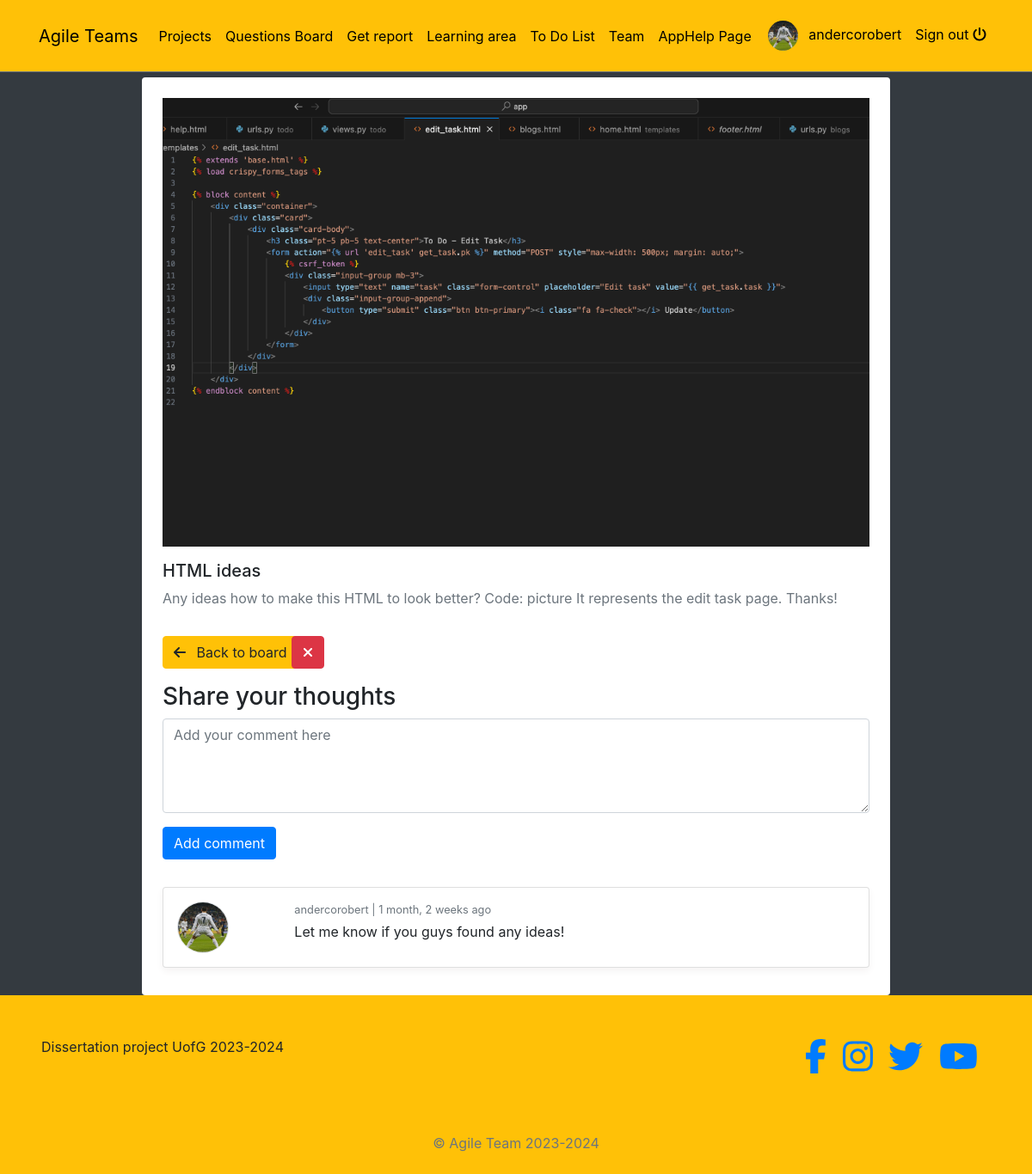
The app's page /posts/25/detail/ (signed in), older data.
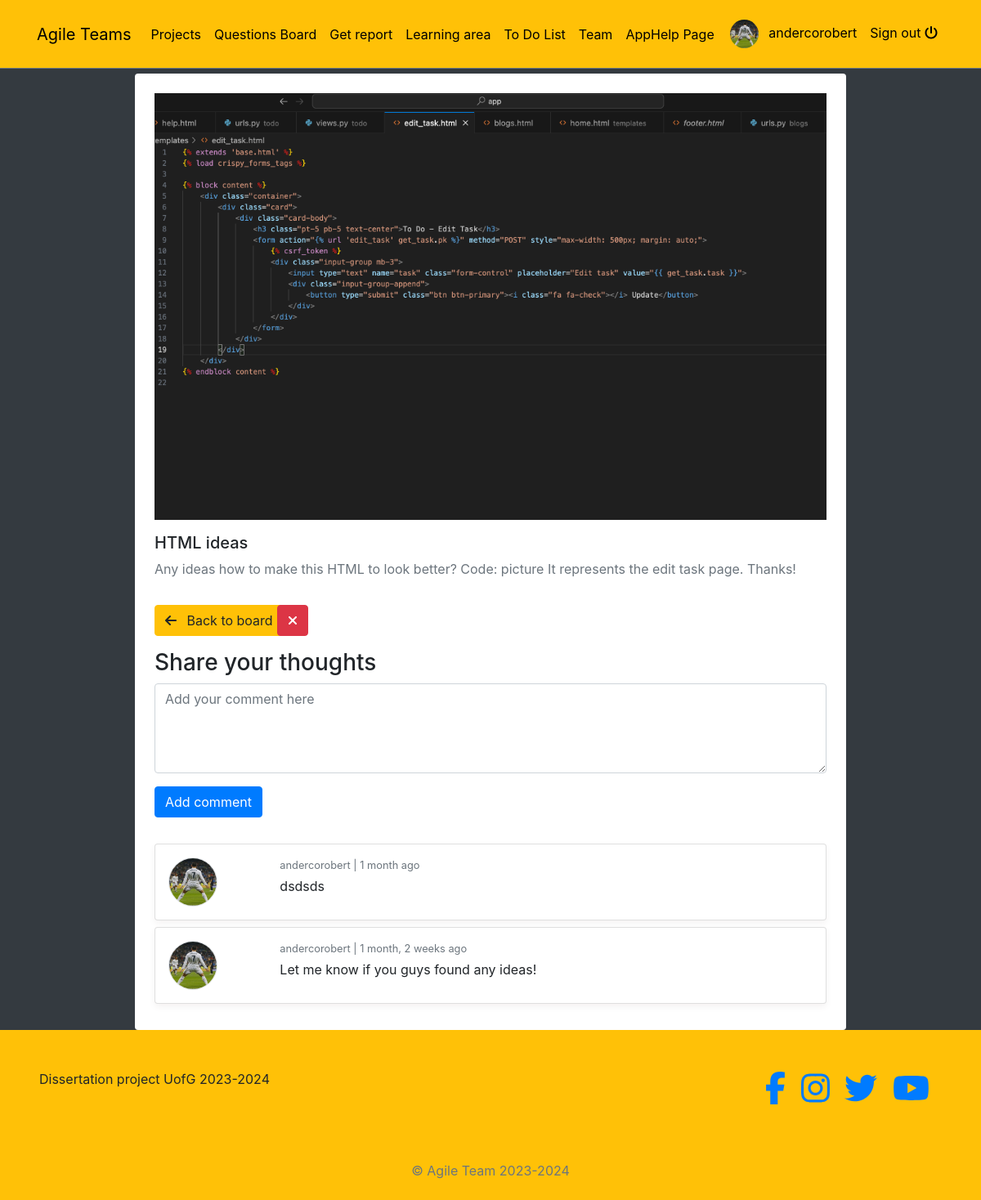
The same page, newer data.
### posts/models.py (models this page shows, shortened)
class Comment(models.Model):
    user = models.ForeignKey(Profile, on_delete=models.CASCADE)
    post = models.ForeignKey(GeneralPost, on_delete=models.CASCADE)
    body = models.TextField(max_length=300)
    created = models.DateTimeField(auto_now_add=True)
    class Meta:
        ordering = ('-created', )

### profiles/models.py (models this page shows)
class Profile(models.Model):
    user = models.OneToOneField(User, on_delete=models.CASCADE)
    bio = models.TextField()
    profile_picture = models.ImageField(upload_to=get_upload_path, default="uploads/profile/img/avatar.png", validators=[FileExtensionValidator(['png','jpg', 'jpeg'])])
    team = models.CharField(max_length=200)
    updated = models.DateTimeField(auto_now=True)
    created = models.DateTimeField(auto_now_add=True)
    def __str__(self):
        return "{}".format(self.user)

### posts/views.py (the view, shortened to what this page needs)
# urls.py: path('<pk>/detail/', GeneralDetailPost.as_view(), name='gp-detail'),
class GeneralDetailPost(LoginRequiredMixin, DetailView):
    model = GeneralPost
    template_name = 'posts/detail.html'
    def get_object(self, *args, **kwargs):
        pk = self.kwargs.get('pk')
        post_ = get_object_or_404(GeneralPost, pk=pk)
        return post_
    def get_context_data(self, **kwargs):
        context = super().get_context_data(**kwargs)
        context["form"] = CommentForm()
        return context

### posts/forms.py
class CommentForm(forms.ModelForm):
    body = forms.CharField(label='', widget=forms.Textarea(attrs={'rows':4, 'placeholder':'Add your comment here'}))
    class Meta:
        model = Comment
        fields = ('body', )

### blogs/context_processors.py (called while the page is built)
def get_categories(request):
    categories = Category.objects.all()
    return dict(categories=categories)

### profiles/context_processors.py (called while the page is built)
def profile_pic(request):
    if request.user.is_authenticated:
        user = request.user
        try:
            profile_obj = Profile.objects.get(user=user)
            pic = profile_obj.profile_picture
        except Profile.DoesNotExist:
            pic = None
        return {'picture':pic}
    return {}

def get_profile(request):
    if request.user.is_authenticated:
        user = request.user
        try:
            profile_obj = Profile.objects.get(user=user)
        except Profile.DoesNotExist:
            pic = None
        return {'profile':profile_obj}
    return {}

### posts/templates/posts/detail.html (shortened to what this page needs)
{% extends 'base.html' %}
{% load crispy_forms_tags %}
{% block content %}
<div class="col-9 mx-auto" style="margin-top: 70px;">
    <div class="bg-white p-4 rounded">
        {% if object.report %}
        Description: <br> {{object.problem_reported.description }}
        <br>
        <table class="tg">
        <tr>
            <th class="tg-ve35">Author</th>
            <th class="tg-wo29">{{ object.author }}</th>
        </tr>
        <tr>
            <td class="tg-wo29">Day</td>
            <td class="tg-wo29">{{ object.report.day }}</td>
        </tr>
        <tr>
            <td class="tg-wo29">Hour from</td>
            <td class="tg-wo29">{{ object.report.start_hour }}</td>
        </tr>
        <tr>
            <td class="tg-wo29">Hour to</td>
            <td class="tg-wo29">{{ object.report.end_hour }}</td>
        </tr>
            <tr>
            <td class="tg-wo29">Sprint / Project</td>
            <td class="tg-wo29">{{ object.report.product }} / {{ object.report.production_line }}</td>
        </tr>
            <tr>
            <td class="tg-wo29">Plan / Execution</td>
            <td class="tg-wo29">{{ object.report.plan }} / {{ object.report.execution }}</td>
        </tr>
        </table>
        <br>
        <strong>{{ object.problem_reported.category }}</strong>
        <br>
        <small class="text-muted">{{object.problem_reported.problem_id }}</small>
        <br>
        Cost: {{object.problem_reported.breakdown }} hours
        <br>
    {% else %}
            {% if object.image %}
                <div class="mb-3"><img class="w-100" src="{{object.image.url}}"></div>
            {% endif %}
            <h5>{{object.title}}</h5>
            <p>{{object.description}}</p>
        {% endif %}
        <div class="row">
            <div class="col-2 my-3">
                <a href="{% url 'posts:post-list' %}">
                    <button class="btn btn-warning">
                        <i class="fas fa-arrow-left mr-2"></i> Back to board
                    </button>
                </a>
            </div>
            {% if not object.report and object.author.user == request.user %}
            <div class="col-2 my-3">
                <a href="{% url 'posts:gp-delete' object.pk %}">
                    <button class="btn btn-danger h-100 ml-2">
                        <i class="fas fa-times"> Delete</i>
                    </button>
                </a>
            </div>
        {% endif %}
        </div>
        {% if not object.report %}
            <h3>Share your thoughts</h3>
            <form action="" method="POST">
                {{ form|crispy }}
                <button class="btn btn-primary" type="submit">Add comment</button>
            </form>
            <br>
            <div id="comment-box">
                {% if object.comment_set.all %}
                    {% for c in object.comment_set.all %}
                        <div class="card p-3 my-2">
                            <div class="row">
                                <div class='col-2'>
                                    <img src="{{ c.user.profile_picture.url }}" width="60" height="60" class="rounded-circle border">
                                </div>
                                <div class='col-8'>
                                    <div class="text-muted small mb-1">{{c.user}} | {{ c.created|timesince }} ago</div>
                                    <div>{{ c.body }}</div>
                                </div>
                            </div>
                        </div>
                    {% endfor %}
                {% else %}
                    <h3>No comments yet</h3>
                {% endif %}
            </div>
        {% endif %}
    </div>
</div>
{% endblock content %}

Row changes from the older to the newer data that the page shows:
added Comment: user.profile_picture (picture), user "andercorobert", created "1 month", body "dsdsds"
